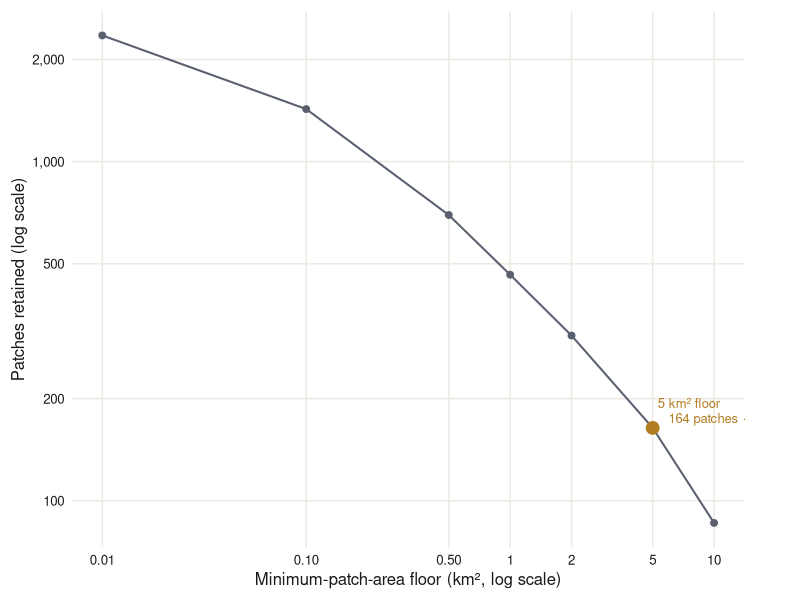

R code for this plot:
## ---- chunk 1
#| label: fig-floor-scan
#| echo: false
#| message: false
#| warning: false
#| fig-cap: "Patch count against the minimum-area floor. Each candidate floor is plotted with the number of patches that survive it; the 5 km² choice (marked) keeps 164 patches and 82.5% of all protected area. The curve is a smooth continuum with no natural break, so the floor is set by the puma home-range scale rather than by a gap in the data. Source: Decision 32 floor scan (tbl_17)."
#| fig-alt: "A line chart on a log vertical axis showing the number of protected patches surviving each minimum-area floor from 0.01 to 10 square kilometres. The count falls smoothly from about 2,356 patches to 86 with no sharp break. The 5 square kilometre floor is marked with a point and label reading 164 patches, 82.5 percent area retained."

library(ggplot2)

# Decision 32 floor scan (tbl_17) — inlined; no disk read, no geometry.
floor_scan <- data.frame(
  floor_km2      = c(0.01, 0.10, 0.50, 1.00, 2.00, 5.00, 10.00),
  patches_kept   = c(2356, 1429, 696, 464, 307, 164, 86),
  area_retained  = c(99.9, 99.3, 96.5, 93.7, 90.0, 82.5, 73.7)
)

col_line   <- "#5a6070"  # slate
col_choice <- "#b07d20"  # amber — the chosen floor
col_ink    <- "#1a1a18"

chosen <- floor_scan[floor_scan$floor_km2 == 5.00, ]

ggplot(floor_scan, aes(x = floor_km2, y = patches_kept)) +
  geom_line(color = col_line, linewidth = 0.7) +
  geom_point(color = col_line, size = 2) +
  geom_point(data = chosen, color = col_choice, size = 4) +
  annotate(
    "text", x = chosen$floor_km2, y = chosen$patches_kept,
    label = "5 km² floor\n164 patches · 82.5% area retained",
    hjust = -0.08, vjust = -0.2, size = 3.3, color = col_choice, lineheight = 0.95
  ) +
  scale_x_log10(
    breaks = floor_scan$floor_km2,
    labels = c("0.01", "0.10", "0.50", "1", "2", "5", "10")
  ) +
  scale_y_log10(
    breaks = c(100, 200, 500, 1000, 2000),
    labels = scales::comma
  ) +
  labs(
    x = "Minimum-patch-area floor (km², log scale)",
    y = "Patches retained (log scale)"
  ) +
  theme_minimal(base_size = 12) +
  theme(
    panel.grid.minor = element_blank(),
    panel.grid.major = element_line(color = "#edeae3"),
    axis.title = element_text(color = col_ink),
    axis.text  = element_text(color = col_ink),
    plot.margin = margin(8, 40, 8, 8)
  )
